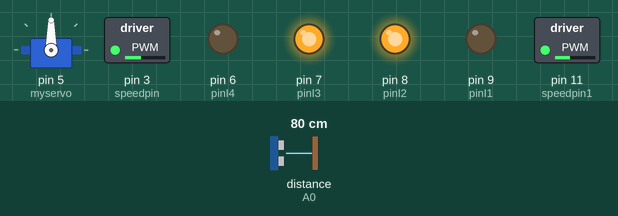
Recording of a sketch running on a simulated Arduino Uno, built with avr-gcc and run on an emulated ATmega328P. Parts: servo, switched loads named in the sketch (green lamp = pin HIGH), output pins drawn as LEDs (lit = HIGH). Wiring (inferred from the names in the program): ultrasonic range finder: trigger A1; echo A0. Dashed ring = blinking. The inputs (shaded band) are chosen by the test bench; at power-on: distance to the obstacle (sensor on A0) 80 cm. The echo pulse lasts 58.3 µs per cm; pins used as bus, display or sensor lines are not drawn; what the sketch prints to the serial monitor is not drawn.

Above: at 1.2 s.
1.3 s: distance to the obstacle (sensor on A0) set to 23 cm
4.3 s: distance to the obstacle (sensor on A0) set to 18 cm
At 6.07 s:
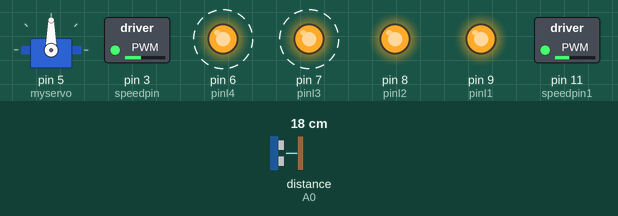
7.3 s: distance to the obstacle (sensor on A0) set to 35 cm
At 7.51 s:
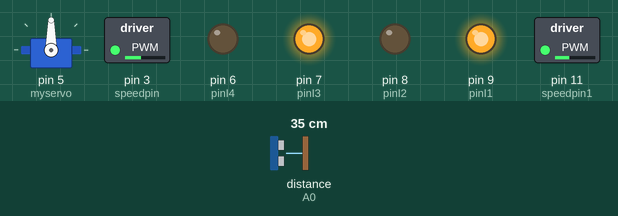
9.0 s: distance to the obstacle (sensor on A0) set to 2 cm
At 11.23 s:
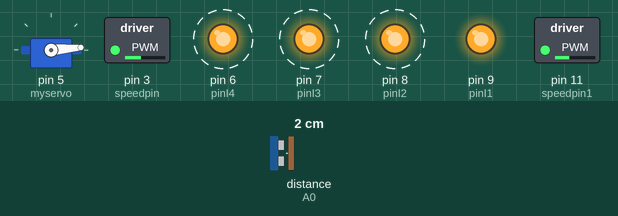
Timing chart, 0 to 13.0 s (numbered marks = the images above; inputs shaded):
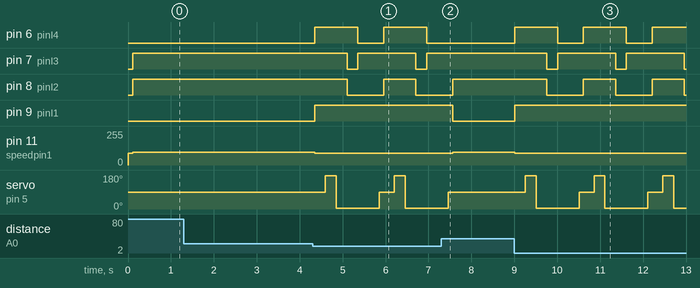

Measured:
- the behaviour switches between 21 and 20 cm on distance to the obstacle (sensor on A0) (found by bisection; images 0 and 1)
- after the input at 1.3 s, every drawn part: stays the same
- after the input at 4.3 s, pin 6 (pinI4): alternates HIGH for 1.0 s and LOW for 0.60 s, starting after 0.05 s; pin 7 (pinI3): alternates HIGH for 1.4 s and LOW for 0.25 s, starting after 0.80 s
- after the input at 7.3 s, pin 6 (pinI4): stays LOW (without the input it goes to HIGH after 0.26 s); pin 7 (pinI3): stays HIGH (without the input it goes to LOW after 1.0 s); pin 8 (pinI2): goes on until 7.6 s, then stays HIGH; pin 9 (pinI1): HIGH → LOW after 0.26 s; pin 11 (speedpin1): 90/255 → 95/255 after 0.26 s
- after the input at 9.0 s, pin 6 (pinI4): alternates HIGH for 1.0 s and LOW for 0.60 s, starting at once; pin 7 (pinI3): alternates HIGH for 1.4 s and LOW for 0.25 s, starting after 0.76 s; pin 8 (pinI2): alternates HIGH for 0.75 s and LOW for 0.85 s, starting after 0.76 s; pin 9 (pinI1): LOW → HIGH at once; pin 11 (speedpin1): 95/255 → 90/255 at once

The sketch:

ultrasonic_car.ino
```cpp
#include <Servo.h>

//定義輪子前後輸出///////////
int pinI1 = 9;   // 定義9腳位 左後
int pinI2 = 8;   // 定義8腳位 左前

int pinI3 = 7;  // 定義7腳位 右後
int pinI4 = 6;  // 定義6腳位 右前
//////////////////////////////

//控制速度.接L298N///////////////////
int speedpin = 3; //速度控制腳位
int speedpin1 = 11; //速度控制腳位
/////////////////////////////////////

//超音波腳位////////////////////////
int inputPinF = A0;  // 定義超音波信號接收腳位元元
int outputPinF = A1; // 定義超音波信號發射腳位
////////////////////////////////////

//接藍芽手機操控用/////////////////
int Fspeedd = 0;      // 前速
int Rspeedd = 0;      // 右速
int Lspeedd = 0;      // 左速
int directionn = 0;   // 前=8 後=2 左=4 右=6
//////////////////////////////////

//定義伺服馬達/////////////////////
Servo myservo;        // 設 myservo
int delay_time = 250; // 伺服馬達轉向後的穩定時間
///////////////////////////////////

//接藍芽手機操控用/////////////////
int Fgo = 8;         // 前進
int Rgo = 6;         // 右轉
int Lgo = 4;         // 左轉
int Bgo = 2;         // 倒車
///////////////////////////////////

//定義所有腳位/////////////////////
void setup()
{
  //胞率//////
  Serial.begin(9600);

  //馬達腳位////
  pinMode(pinI1, OUTPUT); //
  pinMode(pinI2, OUTPUT); //
  pinMode(pinI3, OUTPUT); //
  pinMode(pinI4, OUTPUT); //

  //L298N 轉速控制腳位///////
  pinMode(speedpin, OUTPUT); // EA A4
  pinMode(speedpin1, OUTPUT); // EB A5

  pinMode(inputPinF, INPUT);    // 定義超音波輸入腳位元
  pinMode(outputPinF, OUTPUT);  // 定義超音波輸出腳位元

  //左右輪轉速///////////
  analogWrite(speedpin, 100); // 左輪
  analogWrite(speedpin1, 90); // 右輪

  //定義伺服馬達輸出第5腳位(PWM訊號)
  myservo.attach(5);
}
//前進方向程式,需要自行測試各方向是否正確,因馬達方向可能各有不同
void advance()     // 前進
{
  analogWrite(speedpin, 100);
  analogWrite(speedpin1, 95);
  digitalWrite(pinI4, LOW);
  digitalWrite(pinI3, HIGH);
  digitalWrite(pinI1, LOW);
  digitalWrite(pinI2, HIGH);
}

void back()          //後退
{
  analogWrite(speedpin, 100);
  analogWrite(speedpin1, 90);
  digitalWrite(pinI4, HIGH);
  digitalWrite(pinI3, LOW);
  digitalWrite(pinI1, HIGH);
  digitalWrite(pinI2, LOW);
  delay(250);
}
void right()
{
  analogWrite(speedpin, 100);
  analogWrite(speedpin1, 90);

  //左輪前進,右輪後退
  digitalWrite(pinI4, HIGH);
  digitalWrite(pinI3, LOW);
  digitalWrite(pinI1, LOW);
  digitalWrite(pinI2, HIGH);
  delay(500);
}
void left()
{
  analogWrite(speedpin, 100);
  analogWrite(speedpin1, 90);

  //右輪前進,左輪後退
  digitalWrite(pinI4, LOW);
  digitalWrite(pinI3, HIGH);
  digitalWrite(pinI1, HIGH);
  digitalWrite(pinI2, LOW);
  delay(500);
}
void stopp()
{
  analogWrite(speedpin, 100);
  analogWrite(speedpin1, 90);

  //注意!!全部HIGH是使馬達有一個扭力鎖死,若是LOW扭力=0會使車子慣性往前滑行
  digitalWrite(pinI4, HIGH);
  digitalWrite(pinI3, HIGH);
  digitalWrite(pinI1, HIGH);
  digitalWrite(pinI2, HIGH);
  delay(250);
}

//超音波三個角度測距副程式//////////
void ask_pin_F()   // 量出前方距離
{
  myservo.write(90);              //原始角度
  delay(100);
  digitalWrite(outputPinF, LOW);   // 讓超聲波發射低電壓2μs
  delayMicroseconds(1);
  digitalWrite(outputPinF, HIGH);  // 讓超聲波發射高電壓10μs，這裡至少是10μs
  delayMicroseconds(10);
  digitalWrite(outputPinF, LOW);    // 維持超聲波發射低電壓
  float Fdistance = pulseIn(inputPinF, HIGH);  // 讀差相差時間
  Fdistance = Fdistance / 5.8 / 10;  // 將時間轉為距離距離（單位：公分）
  Serial.print("F distance:");      //輸出距離（單位：公分）
  Serial.println(Fdistance);         //顯示距離
  Fspeedd = Fdistance;              // 將距離 讀入Fspeedd(前速)
}

void ask_pin_R()   // 量出右方距離
{
  myservo.write(175);
  delay(250);
  digitalWrite(outputPinF, LOW);
  delayMicroseconds(1);
  digitalWrite(outputPinF, HIGH);
  delayMicroseconds(10);
  digitalWrite(outputPinF, LOW);
  float Rdistance = pulseIn(inputPinF, HIGH);
  Rdistance = Rdistance / 5.8 / 10;
  Serial.print("F distance:");
//  Serial.println(Fdistance);
  Rspeedd = Rdistance;
 // Serial.println(Rspeedd);
}
void ask_pin_L()   // 量出左方距離
{
  myservo.write(5);
  delay(250);
  digitalWrite(outputPinF, LOW);
  delayMicroseconds(1);
  digitalWrite(outputPinF, HIGH);
  delayMicroseconds(10);
  digitalWrite(outputPinF, LOW);
  float Ldistance = pulseIn(inputPinF, HIGH);
  Ldistance = Ldistance / 5.8 / 10;
  Serial.print("F distance:");
//  Serial.println(Fdistance);
  Lspeedd = Ldistance;
// Serial.println(Rspeedd);
}

//超音波測距角度主程式
void detection()        //測量角度(90)
{
  ask_pin_F();            // 讀取前方距離
  if (Fspeedd < 20)        // 假如前方距離小於10公分
  {
    stopp();

    ask_pin_R();

    ask_pin_L();

    //directionn = 2;

    if (Lspeedd> Rspeedd)
    {
      directionn=Lgo;
     }
    if (Lspeedd< Rspeedd)
    {
      directionn=Rgo;
     }
    if (Lspeedd < 20 && Rspeedd < 20)   //假如 左邊距離和右邊距離皆小於10公分
     {
      directionn = Bgo;      //向後走
     }
  }
  else {
    directionn = Fgo;
  }
}
///////////////////////////////////////////////

//車子主程式///////////////////////////////////
void loop()
 {
    myservo.write(90);  //讓伺服馬達回歸 預備位置 準備下一次的測量
    detection();        //測量角度 並且判斷要往哪一方向移動

   if(directionn == 2)  //假如directionn(方向) = 2(倒車)
   {
     back();                    //  倒退(車)
     left();                   //些微向左方移動(防止卡在死巷裡)
     Serial.print(" Reverse ");   //顯示方向(倒退)
   }
   if(directionn == 6)           //假如directionn(方向) = 6(右轉)
   {
     //back();
     right();                   // 右轉
     Serial.print(" Right ");    //顯示方向(左轉)
   }
   if(directionn == 4)          //假如directionn(方向) = 4(左轉)
   {
     //back();
     left();                  // 左轉
     Serial.print(" Left ");     //顯示方向(右轉)
   }
   if(directionn == 8)          //假如directionn(方向) = 8(前進)
   {
    advance();                 // 正常前進
    Serial.print(" Advance ");   //顯示方向(前進)
    //Serial.print("   ");
   }
 }
```
